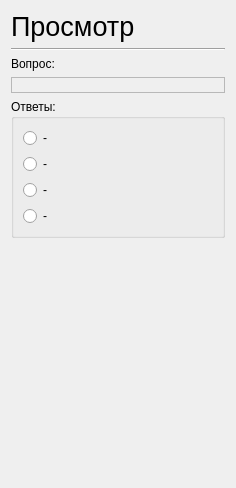
             <widget class="QWidget" name="scrollAreaWidgetContents_7">
              <property name="geometry">
               <rect>
                <x>0</x>
                <y>0</y>
                <width>236</width>
                <height>488</height>
               </rect>
              </property>
              <layout class="QGridLayout" name="gridLayout_29">
               <item row="0" column="0">
                <widget class="QLabel" name="label_26">
                 <property name="font">
                  <font>
                   <pointsize>20</pointsize>
                  </font>
                 </property>
                 <property name="text">
                  <string>Просмотр</string>
                 </property>
                </widget>
               </item>
               <item row="1" column="0">
                <widget class="Line" name="line_14">
                 <property name="orientation">
                  <enum>Qt::Horizontal</enum>
                 </property>
                </widget>
               </item>
               <item row="2" column="0">
                <widget class="QLabel" name="label_27">
                 <property name="text">
                  <string>Вопрос:</string>
                 </property>
                </widget>
               </item>
               <item row="3" column="0">
                <widget class="QLabel" name="label_Question">
                 <property name="frameShape">
                  <enum>QFrame::StyledPanel</enum>
                 </property>
                 <property name="text">
                  <string/>
                 </property>
                </widget>
               </item>
               <item row="4" column="0">
                <widget class="QGroupBox" name="groupBox_AnswersViewer">
                 <property name="title">
                  <string>Ответы:</string>
                 </property>
                 <layout class="QGridLayout" name="gridLayout_30">
                  <item row="0" column="0">
                   <widget class="QRadioButton" name="radioButton_AnswerAViewer">
                    <property name="text">
                     <string>-</string>
                    </property>
                   </widget>
                  </item>
                  <item row="1" column="0">
                   <widget class="QRadioButton" name="radioButton_AnswerBViewer">
                    <property name="text">
                     <string>-</string>
                    </property>
                   </widget>
                  </item>
                  <item row="2" column="0">
                   <widget class="QRadioButton" name="radioButton_AnswerCViewer">
                    <property name="text">
                     <string>-</string>
                    </property>
                   </widget>
                  </item>
                  <item row="3" column="0">
                   <widget class="QRadioButton" name="radioButton_AnswerDViewer">
                    <property name="text">
                     <string>-</string>
                    </property>
                   </widget>
                  </item>
                 </layout>
                </widget>
               </item>
               <item row="5" column="0">
                <spacer name="verticalSpacer_7">
                 <property name="orientation">
                  <enum>Qt::Vertical</enum>
                 </property>
                 <property name="sizeHint" stdset="0">
                  <size>
                   <width>20</width>
                   <height>211</height>
                  </size>
                 </property>
                </spacer>
               </item>
              </layout>
             </widget>
